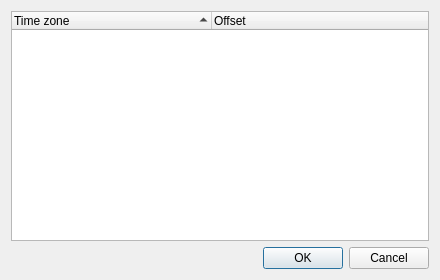
<?xml version="1.0" encoding="UTF-8"?>
<ui version="4.0">
 <class>RazorWorldClockConfigurationTimeZones</class>
 <widget class="QDialog" name="RazorWorldClockConfigurationTimeZones">
  <property name="geometry">
   <rect>
    <x>0</x>
    <y>0</y>
    <width>440</width>
    <height>280</height>
   </rect>
  </property>
  <property name="windowTitle">
   <string>Razor World Clock Time Zones</string>
  </property>
  <layout class="QVBoxLayout" name="verticalLayout_3">
   <item>
    <widget class="QTreeWidget" name="timeZonesTW">
     <property name="editTriggers">
      <set>QAbstractItemView::NoEditTriggers</set>
     </property>
     <property name="alternatingRowColors">
      <bool>true</bool>
     </property>
     <property name="sortingEnabled">
      <bool>true</bool>
     </property>
     <property name="columnCount">
      <number>2</number>
     </property>
     <attribute name="headerDefaultSectionSize">
      <number>200</number>
     </attribute>
     <column>
      <property name="text">
       <string>Time zone</string>
      </property>
     </column>
     <column>
      <property name="text">
       <string>Offset</string>
      </property>
     </column>
    </widget>
   </item>
   <item>
    <widget class="QDialogButtonBox" name="buttons">
     <property name="standardButtons">
      <set>QDialogButtonBox::Cancel|QDialogButtonBox::Ok</set>
     </property>
    </widget>
   </item>
  </layout>
 </widget>
 <tabstops>
  <tabstop>buttons</tabstop>
 </tabstops>
 <resources/>
 <connections>
  <connection>
   <sender>buttons</sender>
   <signal>accepted()</signal>
   <receiver>RazorWorldClockConfigurationTimeZones</receiver>
   <slot>accept()</slot>
   <hints>
    <hint type="sourcelabel">
     <x>86</x>
     <y>244</y>
    </hint>
    <hint type="destinationlabel">
     <x>97</x>
     <y>253</y>
    </hint>
   </hints>
  </connection>
  <connection>
   <sender>buttons</sender>
   <signal>rejected()</signal>
   <receiver>RazorWorldClockConfigurationTimeZones</receiver>
   <slot>reject()</slot>
   <hints>
    <hint type="sourcelabel">
     <x>67</x>
     <y>244</y>
    </hint>
    <hint type="destinationlabel">
     <x>62</x>
     <y>253</y>
    </hint>
   </hints>
  </connection>
 </connections>
 <slots>
  <signal>maximumNetSpeedChanged(QString)</signal>
  <slot>on_typeCOB_currentIndexChanged(int)</slot>
  <slot>on_sourceCOB_currentIndexChanged(int)</slot>
  <slot>on_maximumHS_valueChanged(int)</slot>
  <slot>saveSettings()</slot>
 </slots>
</ui>
